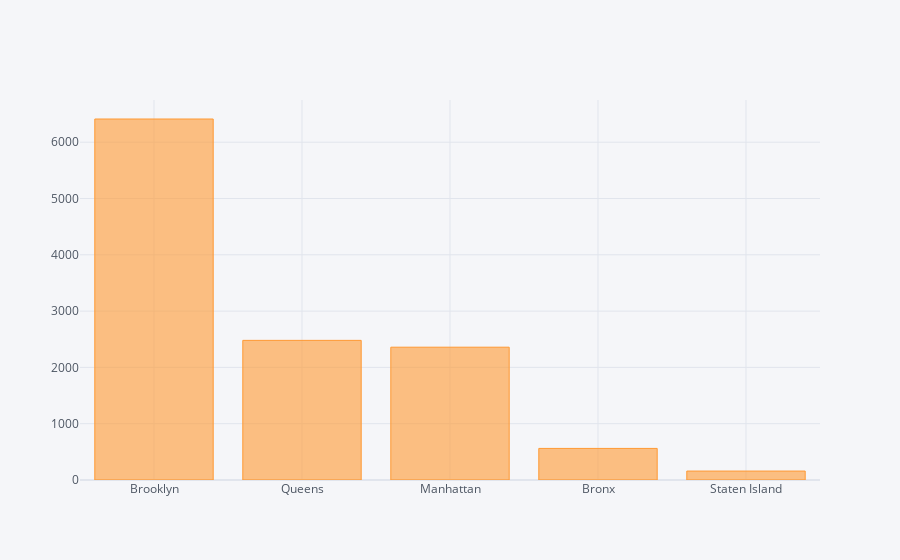

Notebook code cell kept with this figure:
### Code cell
df[(df.price>10) & (df.price<69) ].sort_values(ascending=False,by="price").neighbourhood_group.value_counts().iplot(kind="bar")

### Figure 1 — Plotly figure (JSON) as saved in the notebook; plotly's stock layout.template omitted (floating-point values rounded to 4 significant figures)
{"data": [{"marker": {"color": "rgba(255, 153, 51, 0.6)", "line": {"color": "rgba(255, 153, 51, 1.0)", "width": 1}}, "name": "neighbourhood_group", "orientation": "v", "text": "", "type": "bar", "x": ["Brooklyn", "Queens", "Manhattan", "Bronx", "Staten Island"], "y": [6412, 2480, 2359, 561, 159]}], "layout": {"legend": {"bgcolor": "#F5F6F9", "font": {"color": "#4D5663"}}, "paper_bgcolor": "#F5F6F9", "plot_bgcolor": "#F5F6F9", "title": {"font": {"color": "#4D5663"}}, "xaxis": {"gridcolor": "#E1E5ED", "showgrid": true, "tickfont": {"color": "#4D5663"}, "title": {"font": {"color": "#4D5663"}, "text": ""}, "zerolinecolor": "#E1E5ED"}, "yaxis": {"gridcolor": "#E1E5ED", "showgrid": true, "tickfont": {"color": "#4D5663"}, "title": {"font": {"color": "#4D5663"}, "text": ""}, "zerolinecolor": "#E1E5ED"}}}
